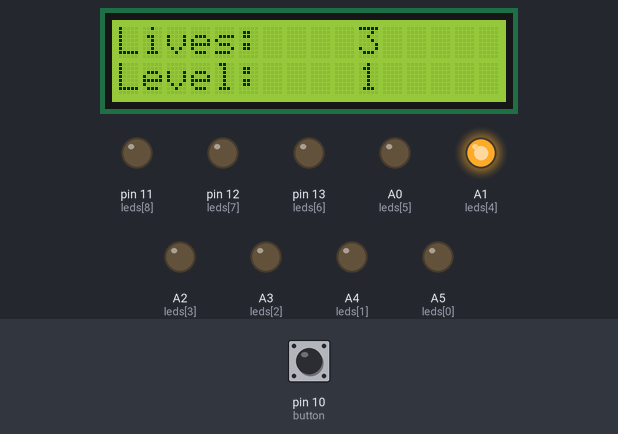
A sketch run on a simulated Arduino Uno, built with avr-gcc and run on an emulated ATmega328P. Parts: 16×2 character LCD, output pins drawn as LEDs (lit = HIGH). Inputs (shaded band) come from the test bench; at power-on: pin 10 (button) LOW.

Above: at 1.25 s.
1.3 s: pin 10 (button) pulled HIGH for 0.15 s
At 1.8 s:
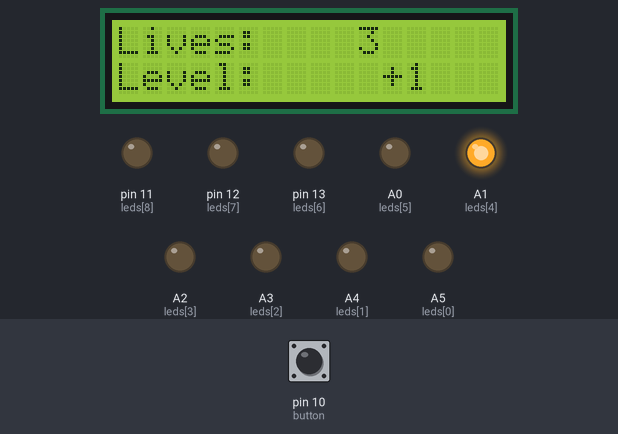
4.4 s: pin 10 (button) pulled HIGH for 1 s
At 5.4 s:
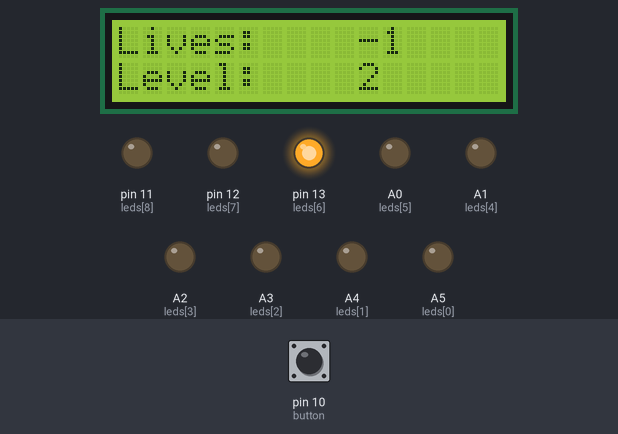
8.4 s: pin 10 (button) pulled HIGH for 0.15 s
At 9.6 s:
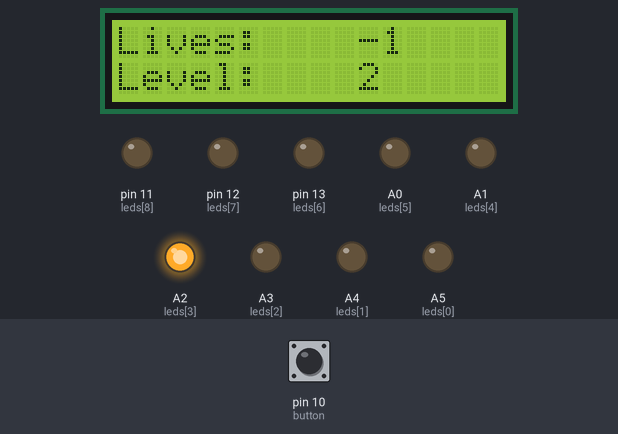
11.5 s: pin 10 (button) pulled HIGH for 3.2 s
At 13.8 s:
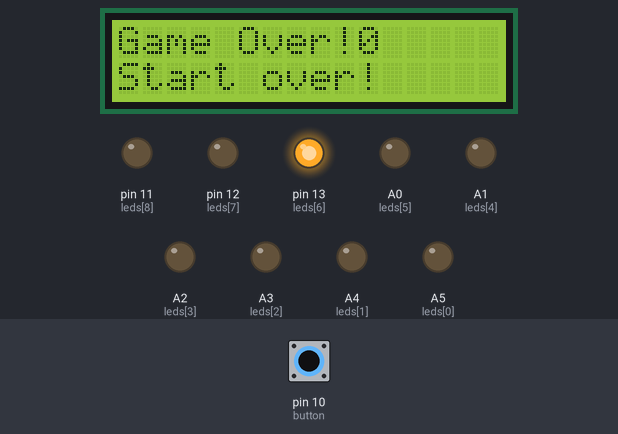
Timing chart, 0 to 17.2 s (numbered marks = the images above; inputs shaded):
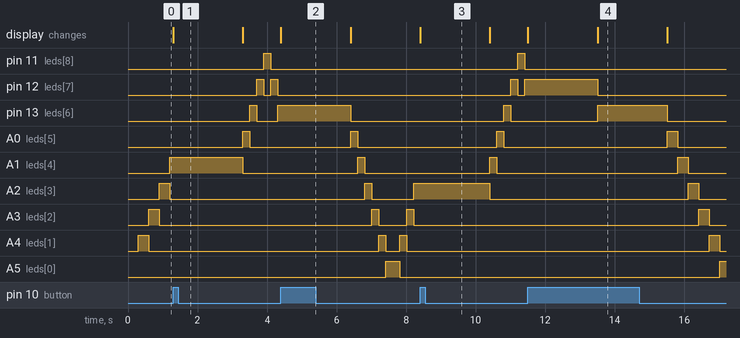

The sketch:

glorious_robo1.ino
```cpp
// (licence header left out)
#include <LiquidCrystal.h>

//LED array
static const uint8_t leds[] = {A5, A4, A3, A2, A1, A0, 13, 12, 11};
//button const
int button = 10;
//lcd screen
//            lcd(RS,E,DB4,DB5,DB6,DB7);
LiquidCrystal lcd(7,6,5,4,3,2);

//index of the LED array - marks the position of the active LED
int LEDpos = 0;

//store the timestamp of the last active LED
long previousMillis = 0;

//current interval
int interval = 300;

//keep track of how many times we have changed interval
int level = 1;

//keep track of how many lives you have
int lives = 3;

//true: LEDs moving from left to right
//false: LEDs moving from right to left
bool status = true;

void setup()
{
  //setup all the pins as outputs
  for(int i = 0; i <= 8; i++)
  {
    pinMode(leds[i],OUTPUT);
  }

  //setup button as input
  pinMode(button,INPUT);

  //setup LCD display
  lcd.begin(16,2);

  //display
  lcd.print("Lives: ");
  lcd.setCursor(0,1);
  lcd.print("Level: ");
  //display the next level
  lcd.clear();
  lcd.print("Lives: ");
  lcd.setCursor(10,0);
  lcd.print(lives);
  lcd.setCursor(0,1);
  lcd.print("Level: ");
  lcd.setCursor(10,1);
  lcd.print(level);
}

void loop()
{
  //if we are starting gameplay over
  if(lives == 0)
  {
    lcd.setCursor(0,0);
    lcd.print("Game Over!");
    lcd.setCursor(0,1);
    lcd.print("Start over!");
    delay(2000);

    //reset interval
    interval = 300;
    //reset number of levels
    level = 1;
    //reset number of lives
    lives = 3;

    //update the display
    lcd.clear();
    lcd.print("Lives: ");
    lcd.setCursor(10,0);
    lcd.print(lives);
    lcd.setCursor(0,1);
    lcd.print("Level: ");
    lcd.setCursor(10,1);
    lcd.print(level);
  }

  if(digitalRead(button) == HIGH)
  {
     if(LEDpos == 4) //correct answer!
     {
       interval /= 1.5;   //reduce our interval time
       level++;

       //indicate level up
       lcd.setCursor(10,1);
       lcd.print(" +1");
       delay(2000);

       //display the next level
       lcd.clear();
       lcd.print("Lives: ");
       lcd.setCursor(10,0);
       lcd.print(lives);
  	   lcd.setCursor(0,1);
  	   lcd.print("Level: ");
       lcd.setCursor(10,1);
       lcd.print(level);
     }
    else             //incorrect blue LED
    {
       lives--;

       lcd.setCursor(10,0);
       lcd.print("-1");
       delay(2000);

       //display the next level
       lcd.clear();
       lcd.print("Lives: ");
       lcd.setCursor(10,0);
       lcd.print(lives);
  	   lcd.setCursor(0,1);
  	   lcd.print("Level: ");
       lcd.setCursor(10,1);
       lcd.print(level);
    }
  }

  //store the current time in milliseconds
  unsigned long currentMillis = millis();

  //if time elapsed since last active LED has changed
  if (currentMillis - previousMillis > interval)
  {
    //this means the LED is moving left to right
    if (status)
    {
      if (LEDpos > 7) // reached the last LED
      {
        status = false; //switching directions
      }
      else
      {
        LEDpos++;    //if we are not switching directions,
                     //  we increment the counter
      }
    }
    //this means the LED is moving right to left
    if (!status)
    {
      if (LEDpos < 1)  // reached the first LED
      {
        status = true; //switching directions
      }
      else
      {
         LEDpos--;    //if we are not switching directions,
                     //  we decrement the counter
      }
    }
    //save the new time that we've blinked the LED
    previousMillis = currentMillis;

    //turn off all the LEDS
    for (int x = 0; x <=8; x++)
    {
      digitalWrite(leds[x],LOW);
    }

    //turn on one LED
    digitalWrite(leds[LEDpos],HIGH);
  }

}
```

Measured:
- after the input at 1.3 s, pin 12 (leds[7]): alternates HIGH for 0.20 s and LOW for 0.20 s, starting after 2.4 s; A2 (leds[3]): stays LOW (without the input it goes to HIGH after 2.6 s); A3 (leds[2]): stays LOW (without the input it goes to HIGH after 2.9 s); the display: changes at once (image 1)
- after the input at 4.4 s, pin 11 (leds[8]): stays LOW (without the input it goes to HIGH after 2.9 s); pin 12 (leds[7]): stops changing and stays LOW; the display: changes at once (image 2)
- after the input at 8.4 s, A3 (leds[2]): stays LOW (without the input it goes to HIGH after 2.0 s); A4 (leds[1]): stops changing and stays LOW; A5 (leds[0]): stays LOW (without the input it goes to HIGH after 2.4 s); the display: changes at once (image 3)
- after the input at 11.5 s, pin 11 (leds[8]): stays LOW (without the input it goes to HIGH after 3.1 s); the display: first changes at once (image 4 shows a later state)
